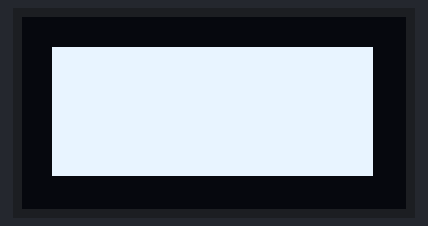
This program was run on a simulated ESP32 board running MicroPython. Parts: 128×64 one-colour display. At 1.1 s the program stops and its outputs stay as they are.

Above: at 1.2 s.

The program:

oled.py
```python
from machine import Pin, I2C
from ssd1306 import SSD1306_I2C
import time

i2c = I2C(sda=Pin(21), scl=Pin(22))
i2c.scan()

oled = SSD1306_I2C(128, 64, i2c)
oled.fill(1)
oled.show()

time.sleep(1)

oled.fill(0)
oled.show()

oled.fill_rect(10, 10, 107, 43, 1)

oled.show()
```
